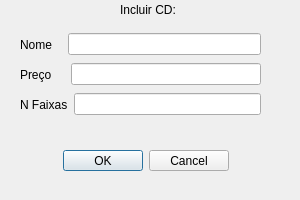
<?xml version="1.0" encoding="UTF-8"?>
<ui version="4.0">
 <class>IncluirCD</class>
 <widget class="QDialog" name="IncluirCD">
  <property name="geometry">
   <rect>
    <x>0</x>
    <y>0</y>
    <width>300</width>
    <height>200</height>
   </rect>
  </property>
  <property name="windowTitle">
   <string>Incluir CD</string>
  </property>
  <widget class="QDialogButtonBox" name="buttonBox">
   <property name="geometry">
    <rect>
     <x>0</x>
     <y>150</y>
     <width>291</width>
     <height>21</height>
    </rect>
   </property>
   <property name="orientation">
    <enum>Qt::Horizontal</enum>
   </property>
   <property name="standardButtons">
    <set>QDialogButtonBox::Cancel|QDialogButtonBox::Ok</set>
   </property>
   <property name="centerButtons">
    <bool>true</bool>
   </property>
  </widget>
  <widget class="QLabel" name="label">
   <property name="geometry">
    <rect>
     <x>120</x>
     <y>0</y>
     <width>91</width>
     <height>19</height>
    </rect>
   </property>
   <property name="text">
    <string>Incluir CD:</string>
   </property>
  </widget>
  <widget class="QWidget" name="">
   <property name="geometry">
    <rect>
     <x>20</x>
     <y>30</y>
     <width>241</width>
     <height>29</height>
    </rect>
   </property>
   <layout class="QHBoxLayout" name="horizontalLayout">
    <item>
     <widget class="QLabel" name="labelN">
      <property name="text">
       <string>Nome   </string>
      </property>
     </widget>
    </item>
    <item>
     <widget class="QLineEdit" name="lineEditNome"/>
    </item>
   </layout>
  </widget>
  <widget class="QWidget" name="">
   <property name="geometry">
    <rect>
     <x>20</x>
     <y>60</y>
     <width>241</width>
     <height>29</height>
    </rect>
   </property>
   <layout class="QHBoxLayout" name="horizontalLayout_2">
    <item>
     <widget class="QLabel" name="labelP">
      <property name="text">
       <string>Preço    </string>
      </property>
     </widget>
    </item>
    <item>
     <widget class="QLineEdit" name="lineEditPreco"/>
    </item>
   </layout>
  </widget>
  <widget class="QWidget" name="">
   <property name="geometry">
    <rect>
     <x>20</x>
     <y>90</y>
     <width>241</width>
     <height>29</height>
    </rect>
   </property>
   <layout class="QHBoxLayout" name="horizontalLayout_3">
    <item>
     <widget class="QLabel" name="labelD">
      <property name="text">
       <string>N Faixas</string>
      </property>
     </widget>
    </item>
    <item>
     <widget class="QLineEdit" name="lineEditNFaixas"/>
    </item>
   </layout>
  </widget>
 </widget>
 <resources/>
 <connections>
  <connection>
   <sender>buttonBox</sender>
   <signal>accepted()</signal>
   <receiver>IncluirCD</receiver>
   <slot>accept()</slot>
   <hints>
    <hint type="sourcelabel">
     <x>248</x>
     <y>254</y>
    </hint>
    <hint type="destinationlabel">
     <x>157</x>
     <y>274</y>
    </hint>
   </hints>
  </connection>
  <connection>
   <sender>buttonBox</sender>
   <signal>rejected()</signal>
   <receiver>IncluirCD</receiver>
   <slot>reject()</slot>
   <hints>
    <hint type="sourcelabel">
     <x>316</x>
     <y>260</y>
    </hint>
    <hint type="destinationlabel">
     <x>286</x>
     <y>274</y>
    </hint>
   </hints>
  </connection>
 </connections>
</ui>
